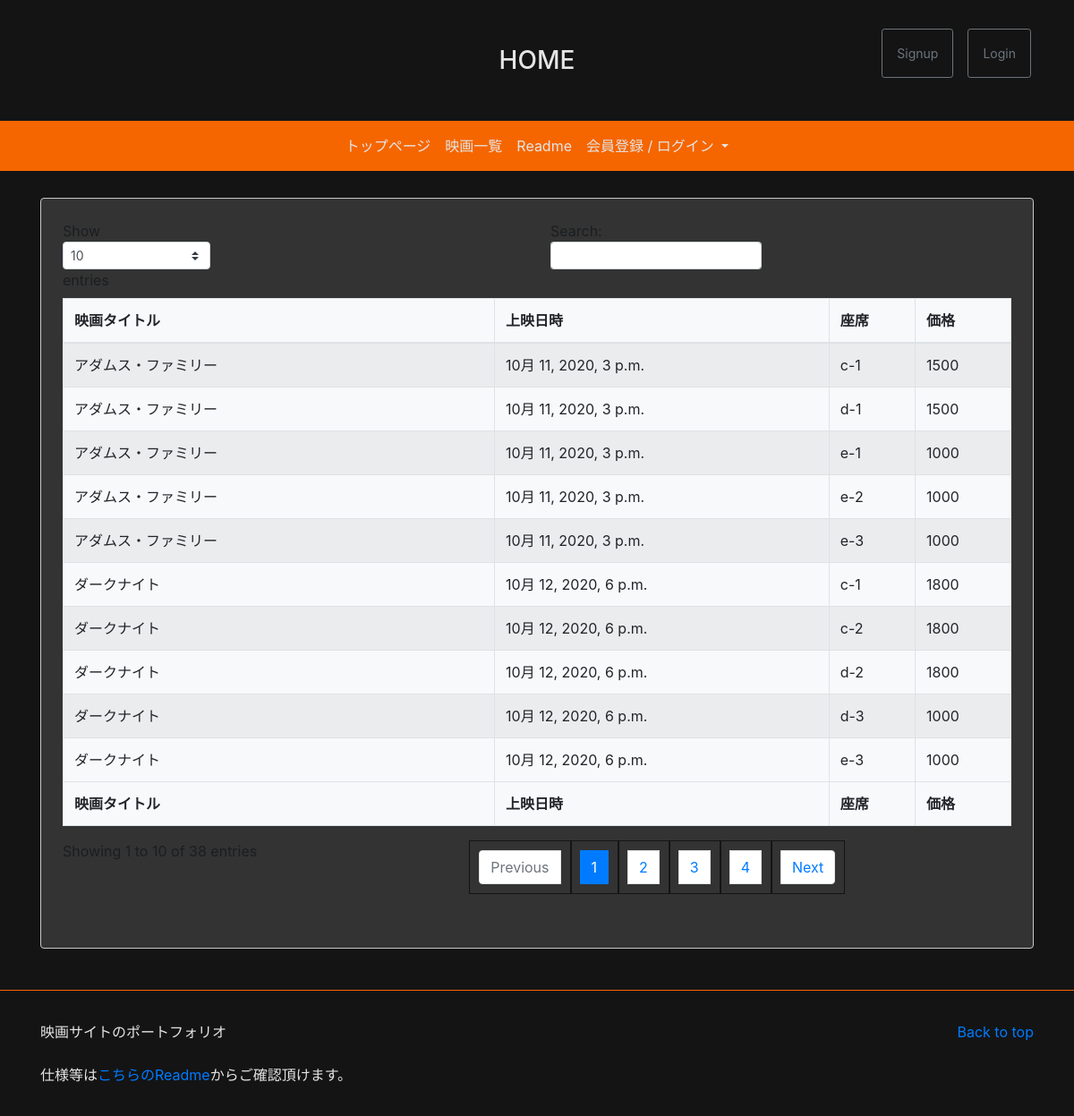
Page /history/1 on the committed database.
### buyapp/models.py (models this page shows)
class TicketHistoryModel(models.Model):
    profile = models.ForeignKey(Profile,on_delete=models.PROTECT)
    schedule_model = models.ForeignKey(ScheduleModel ,on_delete=models.PROTECT)
    price = models.IntegerField()

class ScheduleModel(models.Model):
    movie_detail_model = models.ForeignKey(MovieDetailModel ,on_delete=models.PROTECT)
    show_date = models.DateTimeField()
    screen_num = models.IntegerField()
    seat_name = models.CharField(max_length=10)

### movieapp/models.py (models this page shows, shortened)
class MovieDetailModel(models.Model):
    title = models.CharField(max_length=100)
    story = models.TextField()
    images = models.ImageField(upload_to='')
    videos = models.CharField(max_length=100)
    release = models.DateTimeField()
    running_time = models.IntegerField()
    genre = models.CharField(max_length=20)
    director = models.CharField(max_length=50)
    cast = models.TextField()
    show_flg = models.CharField(max_length=20)
    resting = models.CharField(max_length=10)

### memberapp/views.py (the view)
# urls.py: path('history/<int:pk>', member_movie_history_func, name='member_history'),
def member_movie_history_func(request,pk):
    movie_history = TicketHistoryModel.objects.filter(profile__pk=pk).order_by('schedule_model__show_date')
    return render(request, 'memberMovieHistory.html', {'movie_history_list':movie_history})

### templates/memberMovieHistory.html (shortened to what this page needs)
{% extends 'base.html' %}
{% block content %}
<div class='container'>
    <div class="alert alert-dark p-4" role="alert">
        <table class="table table-striped table-bordered mydatatable bg-light" style="width:100%;">
            <thead>
                <tr>
                    <th>映画タイトル</th>
                    <th>上映日時</th>
                    <th>座席</th>
                    <th>価格</th>
                </tr>
            </thead>
            <tbody>
                {% for item in movie_history_list %}
                <tr>
                    <td>{{ item.schedule_model.movie_detail_model.title }}</td>
                    <td>{{ item.schedule_model.show_date }}</td>
                    <td>{{ item.schedule_model.seat_name }}</td>
                    <td>{{ item.price }}</td>
                </tr>
                {% endfor %}
            </tbody>
            <tfoot>
                <tr>
                    <th>映画タイトル</th>
                    <th>上映日時</th>
                    <th>座席</th>
                    <th>価格</th>
                </tr>
            </tfoot>
        </table>
    </div>
</div>
{% endblock content %}

### static/css/style.css (style rules this page uses)
.alert { background-color: #333333 !important; }
.container { margin: 30px auto; }
body { background-color: #141414 !important; }
body, #wrapper { display: -webkit-box; display: -ms-flexbox; display: flex; -webkit-box-orient: vertical; -webkit-box-direction: normal; -ms-flex-direction: column; flex-direction: column; min-height: 100vh; }

### rows in the picture
TicketHistoryModel: schedule_model.movie_detail_model "アダムス・ファミリー", schedule_model.show_date "10月 11, 2020, 3 p.m.", schedule_model.seat_name "c-1", price "1500"
TicketHistoryModel: schedule_model.movie_detail_model "アダムス・ファミリー", schedule_model.show_date "10月 11, 2020, 3 p.m.", schedule_model.seat_name "d-1", price "1500"
TicketHistoryModel: schedule_model.movie_detail_model "アダムス・ファミリー", schedule_model.show_date "10月 11, 2020, 3 p.m.", schedule_model.seat_name "e-1", price "1000"
TicketHistoryModel: schedule_model.movie_detail_model "アダムス・ファミリー", schedule_model.show_date "10月 11, 2020, 3 p.m.", schedule_model.seat_name "e-2", price "1000"
TicketHistoryModel: schedule_model.movie_detail_model "アダムス・ファミリー", schedule_model.show_date "10月 11, 2020, 3 p.m.", schedule_model.seat_name "e-3", price "1000"
TicketHistoryModel: schedule_model.movie_detail_model "ダークナイト", schedule_model.show_date "10月 12, 2020, 6 p.m.", schedule_model.seat_name "c-1", price "1800"
TicketHistoryModel: schedule_model.movie_detail_model "ダークナイト", schedule_model.show_date "10月 12, 2020, 6 p.m.", schedule_model.seat_name "c-2", price "1800"
TicketHistoryModel: schedule_model.movie_detail_model "ダークナイト", schedule_model.show_date "10月 12, 2020, 6 p.m.", schedule_model.seat_name "d-2", price "1800"
TicketHistoryModel: schedule_model.movie_detail_model "ダークナイト", schedule_model.show_date "10月 12, 2020, 6 p.m.", schedule_model.seat_name "d-3", price "1000"
TicketHistoryModel: schedule_model.movie_detail_model "ダークナイト", schedule_model.show_date "10月 12, 2020, 6 p.m.", schedule_model.seat_name "e-3", price "1000"
